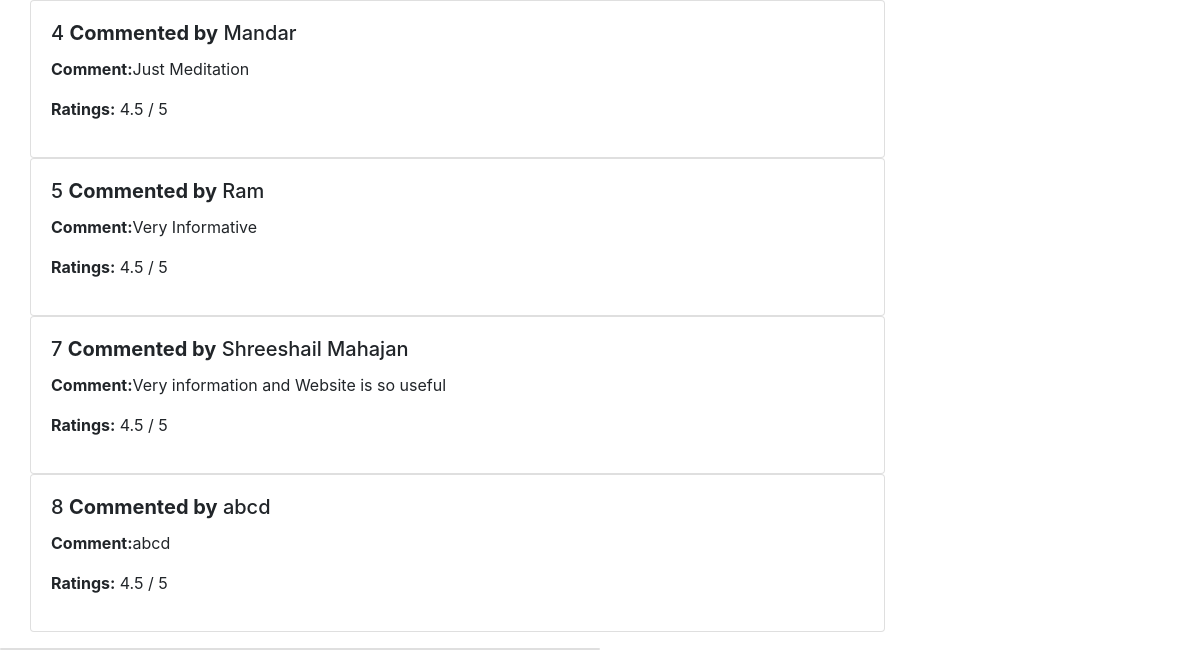
Page /home (lower part) on the earlier database version.
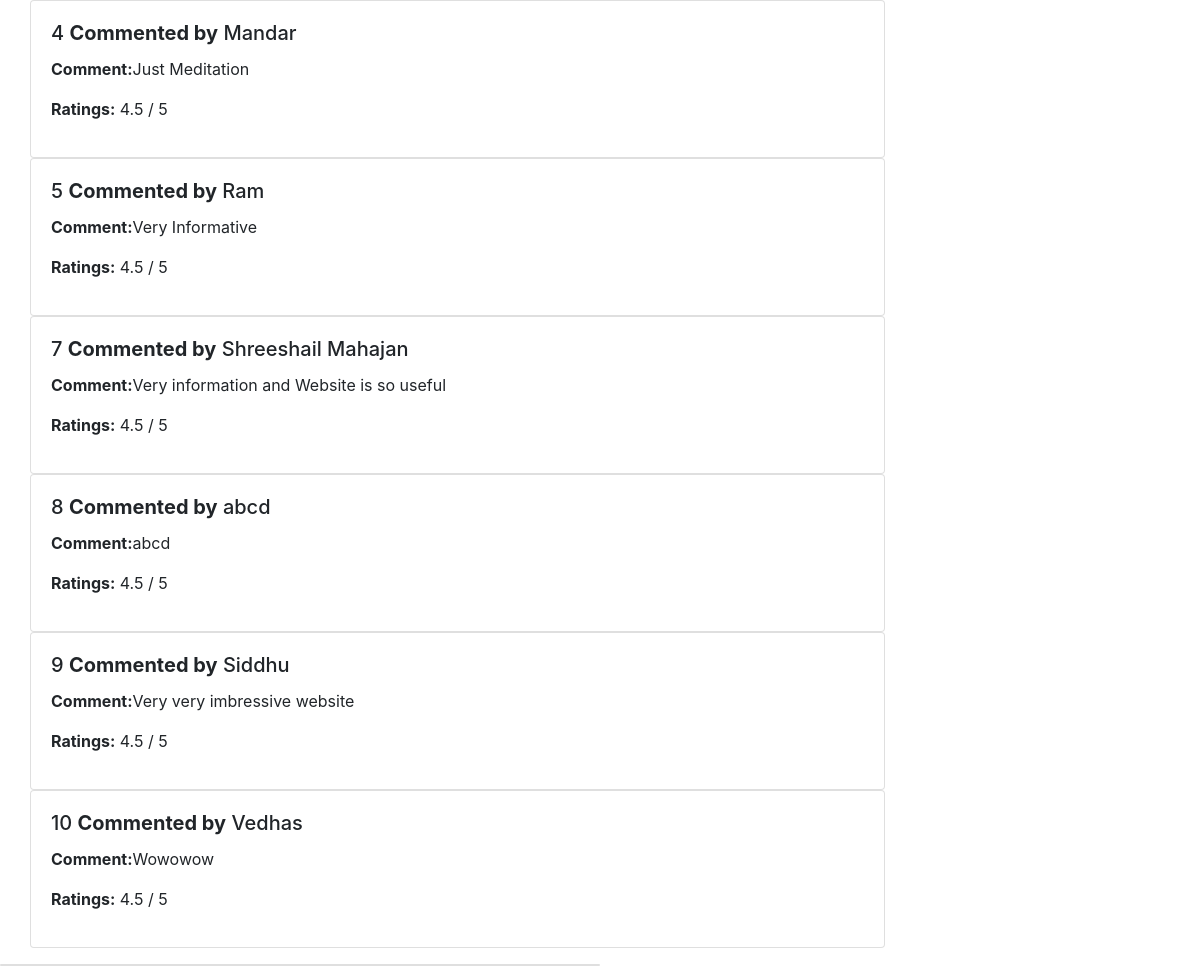
Same page on the later database version.
### practiceApp/models.py (models this page shows)
class Contact(models.Model):
    name= models.CharField(max_length=100)
    email=models.CharField(max_length=100)
    phone=models.CharField(max_length=100)
    site=models.CharField(max_length=100)
    desc=models.TextField()
    def __str__(self):
        return self.name

### practiceApp/views.py (the view)
# urls.py: path('home',views.home, name='home'),
def home(request):
    comments= Contact.objects.all()
    context={
        'comments':comments
    }
    print(context)
    return render(request,'home.html',context)

### templates/home.html (shortened to what this page needs)
<!doctype html>
<html lang="en">
  <head>
    <link rel="stylesheet" href="https://cdn.jsdelivr.net/npm/bootstrap@4.0.0/dist/css/bootstrap.min.css">
  </head>
  <body>
<div class="container my-3">
    <div class="row">
    {% for comment in comments %}
    <div class="card w-75">
        <div class="card-body">
          <h5 class="card-title">{{comment.id}} <b>Commented by</b> {{comment.name}}</h5>
          <p class="card-text"><b>Comment:</b>{{comment.desc}}</p>
          <p><b>Ratings:</b> 4.5 / 5</p>
        </div>
      </div>
      {% endfor %}
    </div>
  </div>
  </body>
</html>

Differences in the rows shown:
added Contact: id "9", name "Siddhu", desc "Very very imbressive website"
added Contact: id "10", name "Vedhas", desc "Wowowow"
